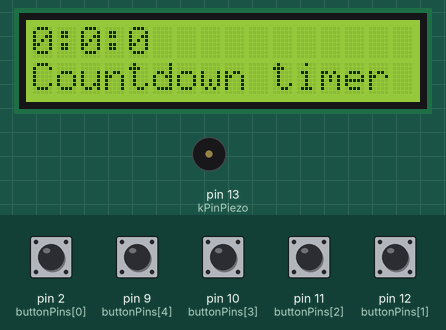
Recording of a sketch running on a simulated Arduino Uno, built with avr-gcc and run on an emulated ATmega328P. Shown: 16×2 character LCD, buzzer (waves = sounding, pin HIGH). Inputs (shaded band) come from the test bench; at power-on: pin 2 (buttonPins[0]), pin 9 (buttonPins[4]), pin 10 (buttonPins[3]), pin 11 (buttonPins[2]), pin 12 (buttonPins[1]) HIGH.

Above: at 1.2 s.
1.3 s: pin 2 (buttonPins[0]) pulled LOW for 0.15 s
At 2.1 s:
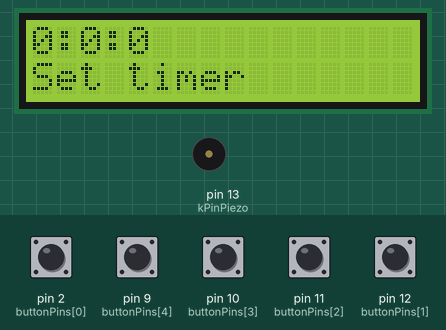
2.9 s: pin 10 (buttonPins[3]) pulled LOW for 0.15 s
At 3.4 s:
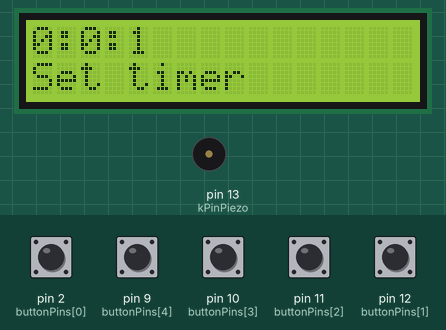
4.5 s: pin 11 (buttonPins[2]) pulled LOW for 0.15 s
At 5.7 s:
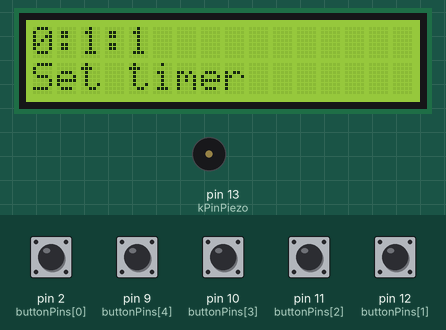
6.1 s: pin 12 (buttonPins[1]) pulled LOW for 0.15 s
At 7.0 s:
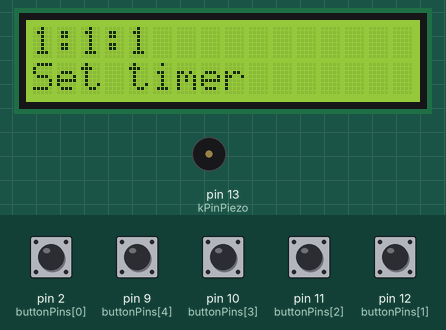
7.7 s: pin 2 (buttonPins[0]) pulled LOW for 1 s
At 8.2 s:
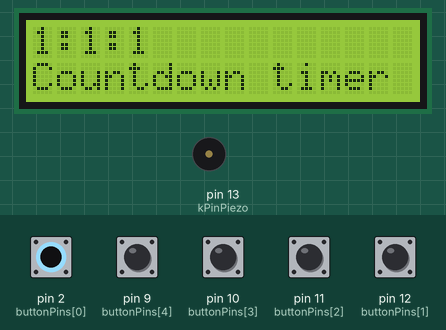
10.2 s: pin 9 (buttonPins[4]) pulled LOW for 0.15 s
At 10.6 s:
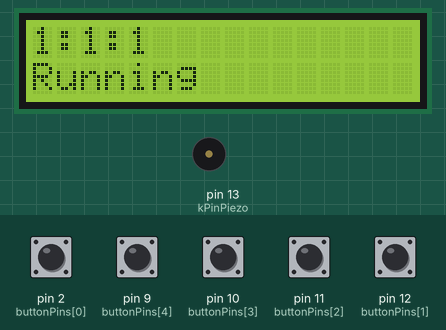
Timing chart, 0 to 13.2 s (numbered marks = the images above; inputs shaded):
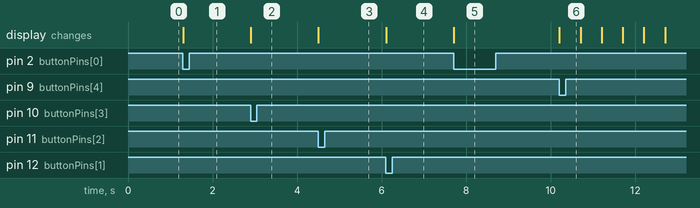

Measured:
- after the input at 1.3 s, the display: changes at once (image 1)
- after the input at 2.9 s, the display: changes at once (image 2)
- after the input at 4.5 s, the display: changes at once (image 3)
- after the input at 6.1 s, the display: changes at once (image 4)
- after the input at 7.7 s, the display: changes at once (image 5)
- after the input at 10.2 s, the display: changes at once (image 6)

The sketch:

9_count_down_timer_sketch.ino
```cpp
/*
 *
 * COUNTDOWN TIMER
 *
 * Program ini merupakan program arduino yang akan menghitung mundur
 * waktu dari sebuah waktu yang telah disimpan sebelumnya. Ketika waktu
 * telah habis, piezo yang terpasang pada perangkat akan mengeluarkan
 * suara. Waktu maksimal yang dapat diatur pada program adalah 100 "jam".
 * Timer yang diimplementasi pada program ini bukan timer yang presisi,
 * yaitu 1 detik pada timer tidak sama dengan 1 detik yang sebenernya.
 *
 * Cara mengoperasikan :
 * - Terdapat 5 tombol untuk mengoperasikan timer
 * - Dari kiri ke kanan, nama tombol-tombol tersebut adalah : set_timer/reset, hour, minute, second, start/stop
 * - Tombol set_timer/reset dapat digunakan untuk mengubah state program dari state awal menjadi set_timer
 * - Tombol set_timer/reset juga dapat digunakan untuk me-reset timer ke waktu awal yang telah disimpan
 * - Tombol hour (mengubah jam), minute (mengubah menit), dan second (mengubah detik) hanya dapat digunakan pada state set_timer
 * - Tombol start/stop dapat digunakan untuk memulai dan menghentikan timer dan hanya dapat digunakan ketika timer berada pada state awal
 * - Jika pengguna tidak ingin menyelesaikan timer dan ingin kembali ke state awal, tekan tombol start/stop (jika timer masih menyala), kemudian tekan tombol set_timer/reset
 * - Ketika timer telah selesai berjalan, piezo akan berbunyi. Untuk mematikan piezo, tekan tombol set_timer/reset
 *
 */

#include <LiquidCrystal.h>

#define INIT 0
#define SET_TIMER 1
#define START_TIMER 2
#define STOP_TIMER 3
#define TIMER_FINISHED 4
#define NO_STATE 5

#define SET_BUTTON 0
#define HOUR_BUTTON 1
#define MINUTE_BUTTON 2
#define SECOND_BUTTON 3
#define START_BUTTON 4

#define NOTE_B4 494

const int numOfButton = 5;
const int buttonPins[numOfButton] = {2, 12, 11, 10, 9};
LiquidCrystal lcd(8, 7, 6, 5, 4, 3);
const int kPinPiezo = 13;
String msg = "Countdown timer";

void setup()
{
  Serial.begin(9600);
  for (int i = 0; i < numOfButton; i++) {
    pinMode(buttonPins[i], INPUT);
    digitalWrite(buttonPins[i], HIGH);
  }
  lcd.begin(16, 2);
  pinMode(kPinPiezo, OUTPUT);
}

int hour = 0;
int minute = 0;
int second = 0;
int savedHour = 0;
int savedMinute = 0;
int savedSecond = 0;
int state = INIT;
int prevState = NO_STATE;
bool pressed = false;
int currentPress = -1;
int buttonRead[numOfButton];
bool currSwitch = true;
bool prevSwitch = false;
long now = millis();

void loop()
{
  for (int i = 0; i < numOfButton; i++) {
    buttonRead[i] = digitalRead(buttonPins[i]);
  }

  if (buttonRead[SET_BUTTON] == LOW && !pressed) {
    pressed = true;
    currentPress = SET_BUTTON;
    currSwitch = !currSwitch;
    if (state == INIT) {
      state = SET_TIMER;
      msg = "Set timer";
    } else if (state == SET_TIMER) {
      state = INIT;
      msg = "Countdown timer";
    } else if (state == STOP_TIMER || state == TIMER_FINISHED) {
        state = INIT;
        hour = savedHour;
        minute = savedMinute;
        second = savedSecond;
        noTone(kPinPiezo);
        msg = "Countdown timer";
    }
  } else if (buttonRead[START_BUTTON] == LOW && !pressed) {
    pressed = true;
    currentPress = START_BUTTON;
    currSwitch = !currSwitch;
    if (state == INIT || state == STOP_TIMER) {
        if (hour != 0 || minute != 0 || second != 0) {
          state = START_TIMER;
          msg = "Running";
        } else {
          msg = "Set timer first";
        }
        now = millis();
    } else if (state == START_TIMER) {
        state = STOP_TIMER;
        msg = "Paused";
    }
  } else if (buttonRead[HOUR_BUTTON] == LOW && !pressed && state == SET_TIMER) {
    pressed = true;
    currentPress = HOUR_BUTTON;
    currSwitch = !currSwitch;
    savedHour = (savedHour + 1)%100;
    hour = savedHour;
  } else if (buttonRead[MINUTE_BUTTON] == LOW && !pressed && state == SET_TIMER) {
    pressed = true;
    currentPress = MINUTE_BUTTON;
    currSwitch = !currSwitch;
    savedMinute = (savedMinute + 1)%60;
    minute = savedMinute;
  } else if (buttonRead[SECOND_BUTTON] == LOW && !pressed && state == SET_TIMER) {
    pressed = true;
    currentPress = SECOND_BUTTON;
    currSwitch = !currSwitch;
    savedSecond = (savedSecond + 1)%60;
    second = savedSecond;
  }

  if (pressed) {
    if (buttonRead[currentPress] == HIGH) {
      pressed = false;
      currentPress = -1;
    }
  }

  if (state == START_TIMER) {
    if (millis() - now >= 500) {
      second -= 1;
      if (second < 0) {
        second = 59;
        minute -= 1;
        if (minute < 0) {
          minute = 59;
          hour -= 1;
        }
      }
      if (hour == 0 && minute == 0 && second == 0) {
        state = TIMER_FINISHED;
        msg = "Reset the timer";
      }
      currSwitch = !currSwitch;
      now = millis();
    }
  }

  if (state == TIMER_FINISHED) {
    tone(kPinPiezo, NOTE_B4);
  }

  if (currSwitch != prevSwitch) {
    printTime(hour, minute, second);
  }

  prevState = state;
  prevSwitch = currSwitch;
}

void printTime(int h, int m, int s)
{
  lcd.clear();
  lcd.setCursor(0,0);
  lcd.print(h);
  lcd.print(":");
  lcd.print(m);
  lcd.print(":");
  lcd.print(s);
  lcd.setCursor(0,1);
  lcd.print(msg);
}
```
